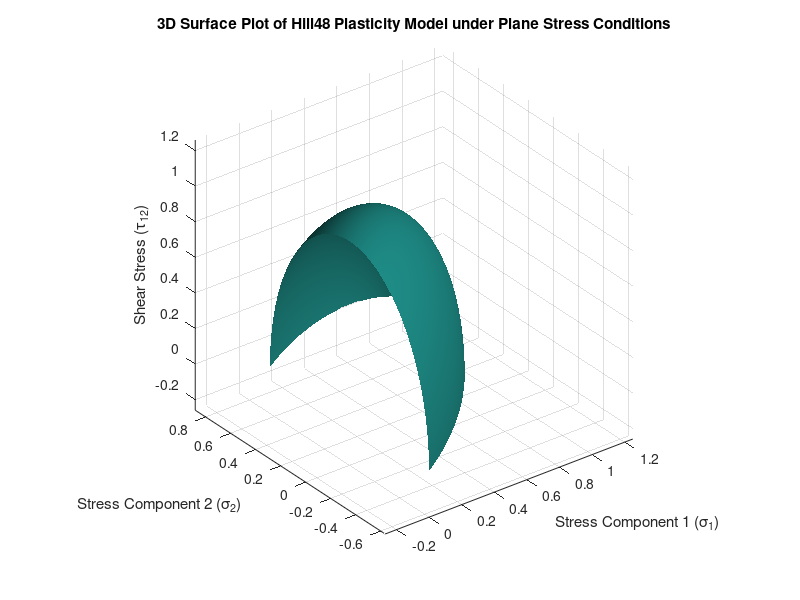

Source code (MATLAB):
% Constants for the Hill 1948 plasticity model
Sig00 = 1; % Yield stress in uniaxial tension along the rolling direction
Sig90 = .9; % Yield stress in uniaxial tension along the transverse direction
Sigb = 1.2; % Yield stress in uniaxial tension along the normal direction

% Calculate F1, G1, and H1 coefficients
F1 = (Sig00/Sig90)^2 - 1 + (Sig00/Sigb)^2;
G1 = 1 - (Sig00/Sig90)^2 + (Sig00/Sigb)^2;
H1 = 1 + (Sig00/Sig90)^2 - (Sig00/Sigb)^2;

% Range of stress components
sigma1_range = linspace(0, 2, 100);
sigma2_range = linspace(-2, 2, 100);
tau12_range = linspace(0, 2, 100);

% Create a meshgrid for stress components
[sigma1, sigma2, tau12] = meshgrid(sigma1_range, sigma2_range, tau12_range);

% Calculate the Hill48 yield function value for plane stress conditions (sigma3 = 0)
hill48 = (G1 + H1) * (sigma1.^2) + (F1 + H1) * (sigma2.^2) - 2 * H1 * sigma1 .* sigma2 + (tau12.^2);

% Find the surface where Hill48 yield function equals 1
isosurface_threshold = 1;

% Create a 3D surface plot
figure;
isosurface(sigma1, sigma2, tau12, hill48, isosurface_threshold);
xlabel('Stress Component 1 (\sigma_1)');
ylabel('Stress Component 2 (\sigma_2)');
zlabel('Shear Stress (\tau_{12})');
title('3D Surface Plot of Hill48 Plasticity Model under Plane Stress Conditions');
axis equal;
grid on;
view(3);